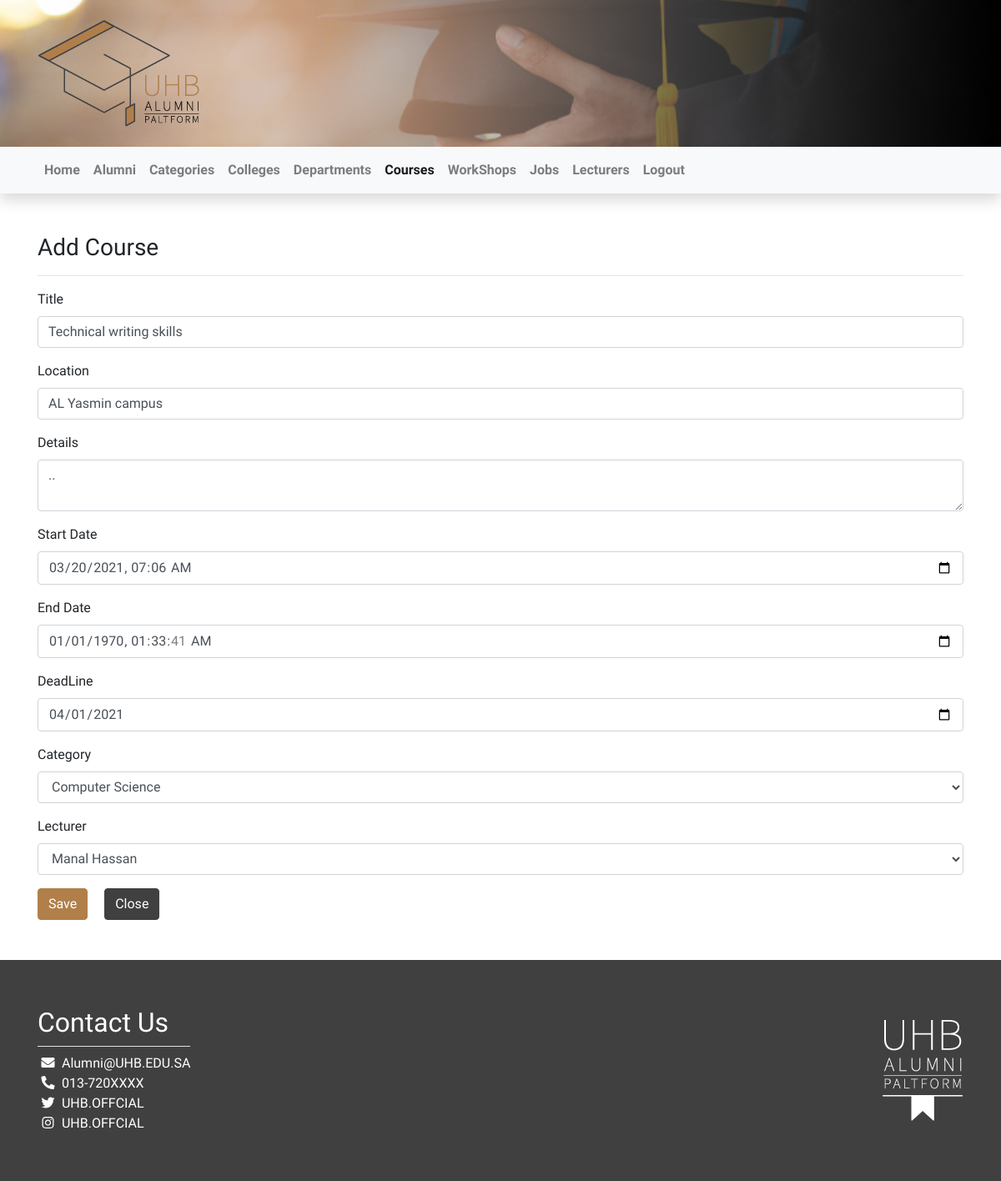
The page /Code/views/courses/edit.php?id=5 (signed in) on the database as committed earlier.
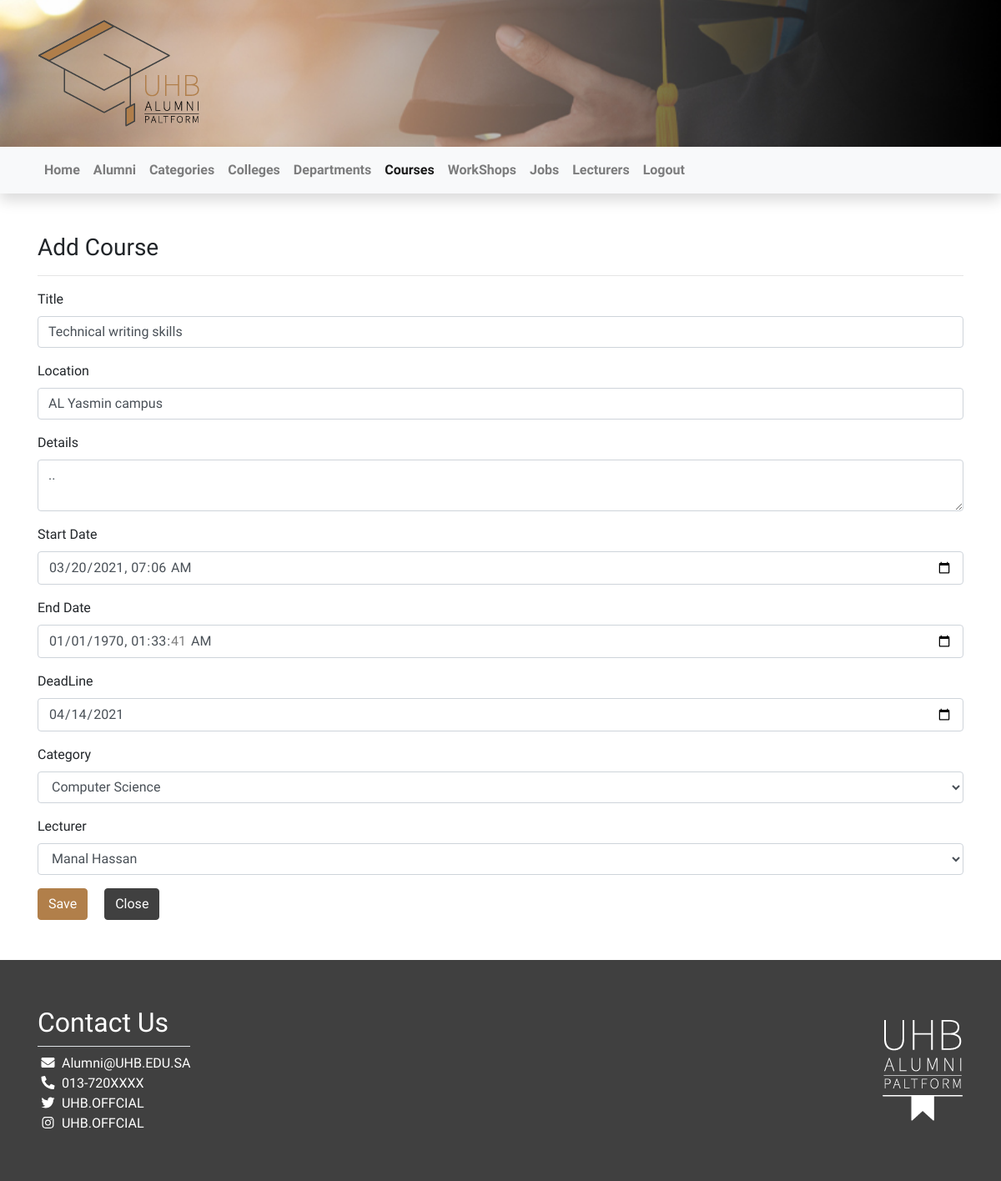
The same page on the database as committed later.
### tables this page shows
CREATE TABLE `courses` (
  `id` int(11) NOT NULL,
  `crs_name` varchar(255) NOT NULL,
  `location` varchar(255) NOT NULL,
  `details` text NOT NULL,
  `start_date` datetime NOT NULL,
  `end_date` datetime NOT NULL,
  `deadline` date NOT NULL,
  `lecturer_id` int(11) NOT NULL,
  `category_id` int(11) NOT NULL
);

CREATE TABLE `categories` (
  `id` int(11) NOT NULL,
  `catg_name` varchar(255) NOT NULL
);

CREATE TABLE `lecturers` (
  `id` int(11) NOT NULL,
  `SSN` varchar(255) NOT NULL,
  `lec_name` varchar(255) NOT NULL,
  `email` varchar(255) NOT NULL,
  `password` varchar(255) NOT NULL,
  `salt` varchar(10) NOT NULL,
  `phone` varchar(25) NOT NULL,
  `cv` varchar(255) NOT NULL,
  `department_id` int(11) NOT NULL,
  `gender` tinyint(1) NOT NULL COMMENT '0: male, 1:female'
);

### Code/views/courses/edit.php (the view, shortened to what this page needs)
<?php
require_once"../../init/init.php";
		?>
		<?php
$stmt = $con->prepare("SELECT * FROM categories");
$stmt->execute();
$categories = $stmt->fetchAll();
$stmt = $con->prepare("SELECT * FROM lecturers");
$stmt->execute();
$lecturers = $stmt->fetchAll();
$stmt = $con->prepare("SELECT * FROM courses WHERE id = ? LIMIT 1");
$stmt->execute([$_GET['id']]);
$course = $stmt->fetch();
?>
	<div class="container py-5">
		<h3>Add Course</h3>
		<hr />
		<form action="<?= $_SERVER['REQUEST_URI'] ?>" method="post">
			<div class="form-group">
				<label for="title">Title</label>
				<input type="text" class="form-control" id="title" name="name" value="<?= $course['crs_name'] ?>" required>
			</div>
			<div class="form-group">
				<label for="location">Location</label>
				<input type="text" class="form-control" id="location" name="location" value="<?= $course['location'] ?>" required>
			</div>
			<div class="form-group">
				<label for="details">Details</label>
				<textarea id="details" class="form-control" name="details" required><?= $course['details'] ?></textarea>
			</div>
			<div class="form-group">
				<label for="start_date">Start Date</label>
				<input type="datetime-local" class="form-control" id="start_date" name="start_date" value="<?= $course['start_date'] ?>" required>
			</div>
			<div class="form-group">
				<label for="end_date">End Date</label>
				<input type="datetime-local" class="form-control" id="end_date" name="end_date" value="<?= $course['end_date'] ?>" required>
			</div>
			<div class="form-group">
				<label for="deadline">DeadLine</label>
				<input type="date" class="form-control" id="deadline" name="deadline" value="<?= $course['deadline'] ?>" required>
			</div>
			<div class="form-group">
				<label for="category">Category</label>
				<select class="form-control" id="category" name="category">
					<?php foreach ($categories as $category): ?>
						<option value="<?= $category['id'] ?>"
							<?php if ( $category['id'] == $course['category_id'] ) echo "selected"; ?>
						>
							<?= $category['catg_name'] ?>
						</option>
					<?php endforeach; ?>
				</select>
			</div>
			<div class="form-group">
				<label for="lecturer">Lecturer</label>
				<select class="form-control" id="lecturer" name="lecturer">
					<?php foreach ($lecturers as $lecturer): ?>
						<option value="<?= $lecturer['id'] ?>"
							<?php if ( $lecturer['id'] == $course['lecturer_id'] ): ?>
								selected
							<?php endif; ?>
						>
							<?= $lecturer['lec_name'] ?>
						</option>
					<?php endforeach; ?>
				</select>
			</div>
			<button type="submit" class="btn btn-primary ">Save</button>
			<a href="index.php" class="btn btn-secondary ml-3">Close</a>
		</form>
	</div>
<?php require_once"../includes/footer.php"; ?>

Rows that differ between the two databases and show on the page:
changed courses "Technical writing skills": deadline "04/01/2021" → "04/14/2021"
